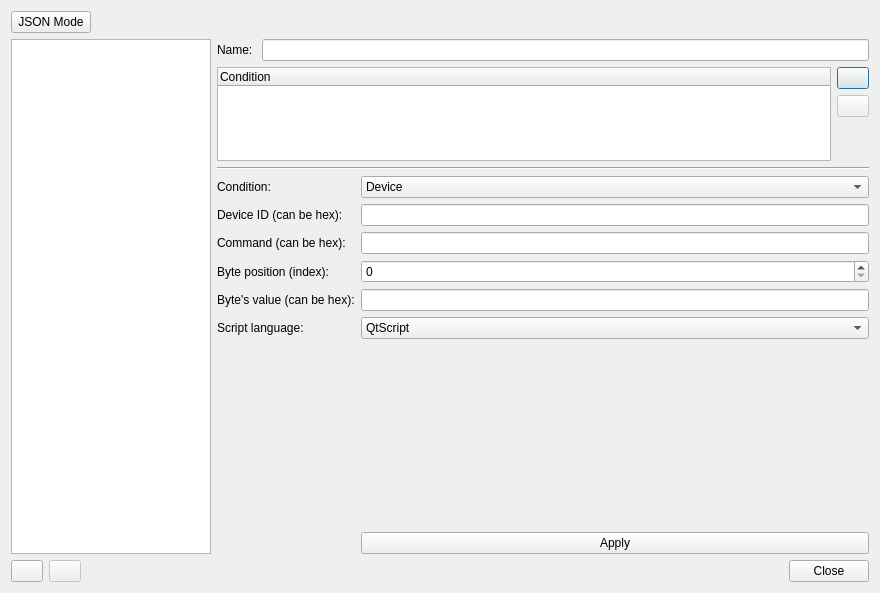
<?xml version="1.0" encoding="UTF-8"?>
<ui version="4.0">
 <class>FilterDialog</class>
 <widget class="QDialog" name="FilterDialog">
  <property name="geometry">
   <rect>
    <x>0</x>
    <y>0</y>
    <width>880</width>
    <height>593</height>
   </rect>
  </property>
  <property name="windowTitle">
   <string>Filters</string>
  </property>
  <layout class="QVBoxLayout" name="verticalLayout_3">
   <item>
    <layout class="QHBoxLayout" name="horizontalLayout_5">
     <item>
      <widget class="QPushButton" name="jsonModeBtn">
       <property name="text">
        <string>JSON Mode</string>
       </property>
       <property name="checkable">
        <bool>true</bool>
       </property>
       <property name="checked">
        <bool>false</bool>
       </property>
       <property name="autoDefault">
        <bool>false</bool>
       </property>
      </widget>
     </item>
     <item>
      <spacer name="horizontalSpacer_4">
       <property name="orientation">
        <enum>Qt::Horizontal</enum>
       </property>
       <property name="sizeHint" stdset="0">
        <size>
         <width>40</width>
         <height>20</height>
        </size>
       </property>
      </spacer>
     </item>
    </layout>
   </item>
   <item>
    <widget class="QStackedWidget" name="mainStack">
     <property name="frameShape">
      <enum>QFrame::Panel</enum>
     </property>
     <property name="lineWidth">
      <number>0</number>
     </property>
     <widget class="QWidget" name="page">
      <layout class="QVBoxLayout" name="verticalLayout_55" stretch="0,0">
       <property name="leftMargin">
        <number>0</number>
       </property>
       <property name="topMargin">
        <number>0</number>
       </property>
       <property name="rightMargin">
        <number>0</number>
       </property>
       <property name="bottomMargin">
        <number>0</number>
       </property>
       <item>
        <layout class="QHBoxLayout" name="horizontalLayout_3">
         <item>
          <widget class="QListWidget" name="filterList">
           <property name="maximumSize">
            <size>
             <width>200</width>
             <height>16777215</height>
            </size>
           </property>
          </widget>
         </item>
         <item>
          <widget class="QStackedWidget" name="propsStack">
           <property name="currentIndex">
            <number>0</number>
           </property>
           <widget class="QWidget" name="page_3">
            <layout class="QVBoxLayout" name="verticalLayout_2" stretch="0,1,0,4">
             <property name="leftMargin">
              <number>0</number>
             </property>
             <property name="topMargin">
              <number>0</number>
             </property>
             <property name="rightMargin">
              <number>0</number>
             </property>
             <property name="bottomMargin">
              <number>0</number>
             </property>
             <item>
              <layout class="QGridLayout" name="gridLayout_2">
               <item row="0" column="0">
                <widget class="QLabel" name="label">
                 <property name="text">
                  <string>Name: </string>
                 </property>
                </widget>
               </item>
               <item row="0" column="1">
                <widget class="QLineEdit" name="nameEdit"/>
               </item>
              </layout>
             </item>
             <item>
              <layout class="QHBoxLayout" name="horizontalLayout_2">
               <item>
                <widget class="QTreeWidget" name="condTree">
                 <property name="sizePolicy">
                  <sizepolicy hsizetype="Expanding" vsizetype="Preferred">
                   <horstretch>0</horstretch>
                   <verstretch>0</verstretch>
                  </sizepolicy>
                 </property>
                 <property name="maximumSize">
                  <size>
                   <width>16777215</width>
                   <height>16777215</height>
                  </size>
                 </property>
                 <property name="editTriggers">
                  <set>QAbstractItemView::NoEditTriggers</set>
                 </property>
                 <property name="showDropIndicator" stdset="0">
                  <bool>false</bool>
                 </property>
                 <attribute name="headerCascadingSectionResizes">
                  <bool>false</bool>
                 </attribute>
                 <attribute name="headerShowSortIndicator" stdset="0">
                  <bool>false</bool>
                 </attribute>
                 <attribute name="headerStretchLastSection">
                  <bool>true</bool>
                 </attribute>
                 <column>
                  <property name="text">
                   <string>Condition</string>
                  </property>
                 </column>
                </widget>
               </item>
               <item>
                <layout class="QVBoxLayout" name="verticalLayout">
                 <item>
                  <widget class="QPushButton" name="addCondBtn">
                   <property name="sizePolicy">
                    <sizepolicy hsizetype="Maximum" vsizetype="Maximum">
                     <horstretch>0</horstretch>
                     <verstretch>0</verstretch>
                    </sizepolicy>
                   </property>
                   <property name="maximumSize">
                    <size>
                     <width>32</width>
                     <height>32</height>
                    </size>
                   </property>
                   <property name="text">
                    <string/>
                   </property>
                   <property name="icon">
                    <iconset resource="../actions.qrc">
                     <normaloff>:/actions/icons/list-add_32.png</normaloff>:/actions/icons/list-add_32.png</iconset>
                   </property>
                   <property name="iconSize">
                    <size>
                     <width>24</width>
                     <height>24</height>
                    </size>
                   </property>
                  </widget>
                 </item>
                 <item>
                  <widget class="QPushButton" name="rmCondBtn">
                   <property name="enabled">
                    <bool>false</bool>
                   </property>
                   <property name="sizePolicy">
                    <sizepolicy hsizetype="Maximum" vsizetype="Maximum">
                     <horstretch>0</horstretch>
                     <verstretch>0</verstretch>
                    </sizepolicy>
                   </property>
                   <property name="maximumSize">
                    <size>
                     <width>32</width>
                     <height>32</height>
                    </size>
                   </property>
                   <property name="text">
                    <string/>
                   </property>
                   <property name="icon">
                    <iconset resource="../actions.qrc">
                     <normaloff>:/actions/icons/list-remove_32.png</normaloff>:/actions/icons/list-remove_32.png</iconset>
                   </property>
                   <property name="iconSize">
                    <size>
                     <width>24</width>
                     <height>24</height>
                    </size>
                   </property>
                  </widget>
                 </item>
                 <item>
                  <spacer name="verticalSpacer">
                   <property name="orientation">
                    <enum>Qt::Vertical</enum>
                   </property>
                   <property name="sizeType">
                    <enum>QSizePolicy::Expanding</enum>
                   </property>
                   <property name="sizeHint" stdset="0">
                    <size>
                     <width>20</width>
                     <height>40</height>
                    </size>
                   </property>
                  </spacer>
                 </item>
                </layout>
               </item>
              </layout>
             </item>
             <item>
              <widget class="Line" name="line">
               <property name="orientation">
                <enum>Qt::Horizontal</enum>
               </property>
              </widget>
             </item>
             <item>
              <layout class="QGridLayout" name="condGrid">
               <item row="1" column="1">
                <widget class="QLineEdit" name="devEdit"/>
               </item>
               <item row="3" column="0">
                <widget class="QLabel" name="bytePosLabel">
                 <property name="text">
                  <string>Byte position (index):</string>
                 </property>
                </widget>
               </item>
               <item row="5" column="0">
                <widget class="QLabel" name="langLabel">
                 <property name="text">
                  <string>Script language:</string>
                 </property>
                </widget>
               </item>
               <item row="2" column="0">
                <widget class="QLabel" name="cmdLabel">
                 <property name="text">
                  <string>Command (can be hex):</string>
                 </property>
                </widget>
               </item>
               <item row="2" column="1">
                <widget class="QLineEdit" name="cmdEdit"/>
               </item>
               <item row="0" column="0">
                <widget class="QLabel" name="typeLabel">
                 <property name="sizePolicy">
                  <sizepolicy hsizetype="Preferred" vsizetype="Preferred">
                   <horstretch>0</horstretch>
                   <verstretch>0</verstretch>
                  </sizepolicy>
                 </property>
                 <property name="text">
                  <string>Condition:</string>
                 </property>
                </widget>
               </item>
               <item row="4" column="0">
                <widget class="QLabel" name="byteValLabel">
                 <property name="text">
                  <string>Byte's value (can be hex):</string>
                 </property>
                </widget>
               </item>
               <item row="5" column="1">
                <widget class="QComboBox" name="langBox">
                 <item>
                  <property name="text">
                   <string>QtScript</string>
                  </property>
                 </item>
                </widget>
               </item>
               <item row="7" column="0">
                <widget class="QLabel" name="errorLabel">
                 <property name="text">
                  <string/>
                 </property>
                </widget>
               </item>
               <item row="3" column="1">
                <widget class="QSpinBox" name="bytePosBox">
                 <property name="maximum">
                  <number>65536</number>
                 </property>
                </widget>
               </item>
               <item row="0" column="1">
                <widget class="QComboBox" name="typeBox">
                 <property name="sizeAdjustPolicy">
                  <enum>QComboBox::AdjustToContents</enum>
                 </property>
                 <item>
                  <property name="text">
                   <string>Device</string>
                  </property>
                 </item>
                 <item>
                  <property name="text">
                   <string>Command</string>
                  </property>
                 </item>
                 <item>
                  <property name="text">
                   <string>Byte's value</string>
                  </property>
                 </item>
                 <item>
                  <property name="text">
                   <string>User script</string>
                  </property>
                 </item>
                </widget>
               </item>
               <item row="6" column="1">
                <spacer name="verticalSpacer_2">
                 <property name="orientation">
                  <enum>Qt::Vertical</enum>
                 </property>
                 <property name="sizeHint" stdset="0">
                  <size>
                   <width>20</width>
                   <height>40</height>
                  </size>
                 </property>
                </spacer>
               </item>
               <item row="7" column="1">
                <widget class="QPushButton" name="applyBtn">
                 <property name="sizePolicy">
                  <sizepolicy hsizetype="Minimum" vsizetype="Fixed">
                   <horstretch>0</horstretch>
                   <verstretch>0</verstretch>
                  </sizepolicy>
                 </property>
                 <property name="text">
                  <string>Apply</string>
                 </property>
                 <property name="icon">
                  <iconset resource="../LorrisProgrammer/programmericons.qrc">
                   <normaloff>:/icons/start</normaloff>:/icons/start</iconset>
                 </property>
                </widget>
               </item>
               <item row="1" column="0">
                <widget class="QLabel" name="devLabel">
                 <property name="text">
                  <string>Device ID (can be hex):</string>
                 </property>
                </widget>
               </item>
               <item row="4" column="1">
                <widget class="QLineEdit" name="byteValEdit"/>
               </item>
              </layout>
             </item>
            </layout>
           </widget>
           <widget class="QWidget" name="page_4">
            <layout class="QVBoxLayout" name="verticalLayout_4">
             <item>
              <layout class="QHBoxLayout" name="horizontalLayout_6">
               <item>
                <spacer name="horizontalSpacer_2">
                 <property name="orientation">
                  <enum>Qt::Horizontal</enum>
                 </property>
                 <property name="sizeHint" stdset="0">
                  <size>
                   <width>40</width>
                   <height>20</height>
                  </size>
                 </property>
                </spacer>
               </item>
               <item>
                <widget class="QPushButton" name="addBtn2">
                 <property name="text">
                  <string>Add filter</string>
                 </property>
                 <property name="icon">
                  <iconset resource="../actions.qrc">
                   <normaloff>:/actions/icons/list-add_32.png</normaloff>:/actions/icons/list-add_32.png</iconset>
                 </property>
                 <property name="iconSize">
                  <size>
                   <width>24</width>
                   <height>24</height>
                  </size>
                 </property>
                </widget>
               </item>
               <item>
                <spacer name="horizontalSpacer_3">
                 <property name="orientation">
                  <enum>Qt::Horizontal</enum>
                 </property>
                 <property name="sizeHint" stdset="0">
                  <size>
                   <width>40</width>
                   <height>20</height>
                  </size>
                 </property>
                </spacer>
               </item>
              </layout>
             </item>
            </layout>
           </widget>
          </widget>
         </item>
        </layout>
       </item>
       <item>
        <layout class="QHBoxLayout" name="horizontalLayout">
         <item>
          <widget class="QPushButton" name="addBtn">
           <property name="maximumSize">
            <size>
             <width>32</width>
             <height>32</height>
            </size>
           </property>
           <property name="text">
            <string/>
           </property>
           <property name="icon">
            <iconset resource="../actions.qrc">
             <normaloff>:/actions/icons/list-add_32.png</normaloff>:/actions/icons/list-add_32.png</iconset>
           </property>
           <property name="iconSize">
            <size>
             <width>24</width>
             <height>24</height>
            </size>
           </property>
          </widget>
         </item>
         <item>
          <widget class="QPushButton" name="rmBtn">
           <property name="enabled">
            <bool>false</bool>
           </property>
           <property name="maximumSize">
            <size>
             <width>32</width>
             <height>32</height>
            </size>
           </property>
           <property name="text">
            <string/>
           </property>
           <property name="icon">
            <iconset resource="../actions.qrc">
             <normaloff>:/actions/icons/list-remove_32.png</normaloff>:/actions/icons/list-remove_32.png</iconset>
           </property>
           <property name="iconSize">
            <size>
             <width>24</width>
             <height>24</height>
            </size>
           </property>
          </widget>
         </item>
         <item>
          <spacer name="horizontalSpacer">
           <property name="orientation">
            <enum>Qt::Horizontal</enum>
           </property>
           <property name="sizeType">
            <enum>QSizePolicy::Fixed</enum>
           </property>
           <property name="sizeHint" stdset="0">
            <size>
             <width>40</width>
             <height>20</height>
            </size>
           </property>
          </spacer>
         </item>
         <item>
          <widget class="QDialogButtonBox" name="buttonBox">
           <property name="orientation">
            <enum>Qt::Horizontal</enum>
           </property>
           <property name="standardButtons">
            <set>QDialogButtonBox::Close</set>
           </property>
          </widget>
         </item>
        </layout>
       </item>
      </layout>
     </widget>
     <widget class="QWidget" name="page_2">
      <layout class="QVBoxLayout" name="jsonPageLayout">
       <property name="leftMargin">
        <number>0</number>
       </property>
       <property name="topMargin">
        <number>0</number>
       </property>
       <property name="rightMargin">
        <number>0</number>
       </property>
       <property name="bottomMargin">
        <number>0</number>
       </property>
       <item>
        <layout class="QHBoxLayout" name="horizontalLayout_7">
         <item>
          <widget class="QLabel" name="jsonErrorLabel">
           <property name="styleSheet">
            <string notr="true">color: red;</string>
           </property>
           <property name="text">
            <string/>
           </property>
           <property name="textFormat">
            <enum>Qt::PlainText</enum>
           </property>
          </widget>
         </item>
         <item>
          <widget class="QPushButton" name="jsonDiscardBtn">
           <property name="sizePolicy">
            <sizepolicy hsizetype="Fixed" vsizetype="Fixed">
             <horstretch>0</horstretch>
             <verstretch>0</verstretch>
            </sizepolicy>
           </property>
           <property name="text">
            <string>Close</string>
           </property>
           <property name="icon">
            <iconset resource="../icons.qrc">
             <normaloff>:/icons/symbol_cross</normaloff>:/icons/symbol_cross</iconset>
           </property>
          </widget>
         </item>
         <item>
          <widget class="QPushButton" name="jsonApplyBtn">
           <property name="enabled">
            <bool>false</bool>
           </property>
           <property name="sizePolicy">
            <sizepolicy hsizetype="Fixed" vsizetype="Fixed">
             <horstretch>0</horstretch>
             <verstretch>0</verstretch>
            </sizepolicy>
           </property>
           <property name="text">
            <string>Apply</string>
           </property>
           <property name="icon">
            <iconset resource="../LorrisProgrammer/programmericons.qrc">
             <normaloff>:/icons/start</normaloff>:/icons/start</iconset>
           </property>
          </widget>
         </item>
        </layout>
       </item>
      </layout>
     </widget>
    </widget>
   </item>
  </layout>
 </widget>
 <resources>
  <include location="../actions.qrc"/>
  <include location="../icons.qrc"/>
  <include location="../LorrisProgrammer/programmericons.qrc"/>
 </resources>
 <connections>
  <connection>
   <sender>buttonBox</sender>
   <signal>accepted()</signal>
   <receiver>FilterDialog</receiver>
   <slot>accept()</slot>
   <hints>
    <hint type="sourcelabel">
     <x>248</x>
     <y>254</y>
    </hint>
    <hint type="destinationlabel">
     <x>157</x>
     <y>274</y>
    </hint>
   </hints>
  </connection>
  <connection>
   <sender>buttonBox</sender>
   <signal>rejected()</signal>
   <receiver>FilterDialog</receiver>
   <slot>reject()</slot>
   <hints>
    <hint type="sourcelabel">
     <x>316</x>
     <y>260</y>
    </hint>
    <hint type="destinationlabel">
     <x>286</x>
     <y>274</y>
    </hint>
   </hints>
  </connection>
  <connection>
   <sender>addBtn2</sender>
   <signal>clicked()</signal>
   <receiver>addBtn</receiver>
   <slot>click()</slot>
   <hints>
    <hint type="sourcelabel">
     <x>419</x>
     <y>198</y>
    </hint>
    <hint type="destinationlabel">
     <x>25</x>
     <y>412</y>
    </hint>
   </hints>
  </connection>
  <connection>
   <sender>jsonDiscardBtn</sender>
   <signal>clicked()</signal>
   <receiver>FilterDialog</receiver>
   <slot>reject()</slot>
   <hints>
    <hint type="sourcelabel">
     <x>714</x>
     <y>568</y>
    </hint>
    <hint type="destinationlabel">
     <x>439</x>
     <y>296</y>
    </hint>
   </hints>
  </connection>
 </connections>
</ui>
